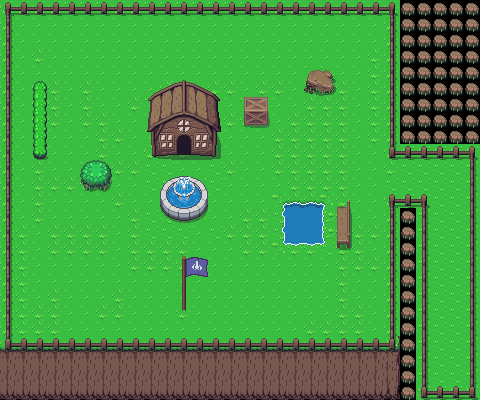

A level layout from a 2D game, rendered from its tile map. Below: a short description, then the map file with tile-grid data replaced by summaries:
An orthogonal 30x25 tile map with 16x16 px tiles, 2 tile layers (Base layer, Prop Layer) and 24 objects (Sascha Varken, To Level Charlie).

<map version="1.4" tiledversion="1.4.3" orientation="orthogonal" renderorder="right-down" width="30" height="25" tilewidth="16" tileheight="16" infinite="0" nextlayerid="4" nextobjectid="75">
 <tileset firstgid="1" source="Overworld.tsx" />
 <layer id="1" name="Base layer" width="30" height="25">
  <data>[750 cells, 693 non-empty, 12 distinct tile ids]</data>
 </layer>
 <layer id="2" name="Prop Layer" width="30" height="25">
  <data>[750 cells, 258 non-empty, 75 distinct tile ids]</data>
 </layer>
 <objectgroup id="3" name="Object Layer">
  <object id="6" x="155.499" y="157.166">
   <polygon points="-7,-26 -6,-58 8.32458,-68.6103 28.5455,-76.9091 47.1526,-69.7277 63,-60 64.6364,-26.3182" />
  </object>
  <object id="9" x="80.5" y="160.5" width="31" height="31" />
  <object id="10" x="32.5" y="81.5" width="15" height="77.5" />
  <object id="32" x="244" y="97.5" width="24.5" height="28.5" />
  <object id="33" x="304.563" y="70" width="31" height="24" />
  <object id="34" x="336.5" y="200" width="15.5" height="49" />
  <object id="35" x="282" y="201.667" width="43" height="44.3333" />
  <object id="40" x="177.413" y="135.175" width="13.5909" height="19.3522">
   <properties>
    <property name="isNextLevel" type="bool" value="true" />
    <property name="isSensor" type="bool" value="true" />
   </properties>
  </object>
  <object id="43" x="0" y="0.333111" width="9.9082" height="349.434" />
  <object id="44" x="13.1208" y="338.015" width="379.402" height="11.0784" />
  <object id="45" x="389.133" y="194.09" width="6.20701" height="152.436" />
  <object id="46" x="0.333111" y="0.999334" width="392.738" height="12.7447" />
  <object id="47" x="151.818" y="131.273" width="24.9091" height="24" />
  <object id="48" x="191.273" y="131.455" width="25.4545" height="24" />
  <object id="49" x="160.671" y="177.51" width="47.4545" height="45.0909">
   <ellipse />
  </object>
  <object id="51" x="389.636" y="1" width="9.36364" height="156.818" />
  <object id="52" x="399.5" y="144.5" width="76" height="13.4091" />
  <object id="53" x="396.727" y="194.045" width="30" height="9.63636" />
  <object id="54" x="419.5" y="203.864" width="6.40909" height="193.636" />
  <object id="55" x="426.545" y="386.273" width="48.4545" height="11.4545" />
  <object id="56" x="469.591" y="158.273" width="4.09091" height="230.591" />
  <object id="65" name="Sascha Varken" x="90.8636" y="97.8406">
   <point />
  </object>
  <object id="72" name="To Level Charlie" x="184.635" y="145.584">
   <point />
  </object>
  <object id="74" x="140.75" y="282.083" width="94.5" height="17" />
 </objectgroup>
</map>
